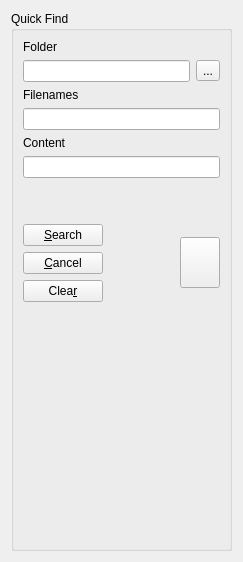
       <widget class="QWidget" name="page_5">
        <layout class="QFormLayout" name="formLayout_3">
         <item row="0" column="0" colspan="2">
          <widget class="QGroupBox" name="formGroupBox">
           <property name="minimumSize">
            <size>
             <width>200</width>
             <height>0</height>
            </size>
           </property>
           <property name="title">
            <string>Quick Find</string>
           </property>
           <layout class="QGridLayout" name="gridLayout_2">
            <item row="0" column="0">
             <widget class="QLabel" name="quickFolderLabel">
              <property name="text">
               <string>Folder</string>
              </property>
             </widget>
            </item>
            <item row="1" column="0" colspan="2">
             <layout class="QHBoxLayout" name="horizontalLayout">
              <item>
               <widget class="QLineEdit" name="quickDirectoryLineEdit"/>
              </item>
              <item>
               <widget class="QToolButton" name="quickBrowseToolButton">
                <property name="toolTip">
                 <string extracomment="Select folder">Select folder</string>
                </property>
                <property name="text">
                 <string>...</string>
                </property>
               </widget>
              </item>
             </layout>
            </item>
            <item row="2" column="0">
             <widget class="QLabel" name="quickFilenamesLabel">
              <property name="text">
               <string>Filenames</string>
              </property>
             </widget>
            </item>
            <item row="3" column="0" colspan="2">
             <widget class="QLineEdit" name="quickFileLineEdit">
              <property name="toolTip">
               <string extracomment="Wildcards">Wildcards</string>
              </property>
             </widget>
            </item>
            <item row="4" column="0">
             <widget class="QLabel" name="quickContentLabel">
              <property name="text">
               <string>Content</string>
              </property>
             </widget>
            </item>
            <item row="5" column="0" colspan="2">
             <widget class="QLineEdit" name="quickContentLineEdit">
              <property name="toolTip">
               <string extracomment="Regular expression">Regular expression</string>
              </property>
             </widget>
            </item>
            <item row="6" column="1">
             <spacer name="verticalSpacer_8">
              <property name="orientation">
               <enum>Qt::Vertical</enum>
              </property>
              <property name="sizeHint" stdset="0">
               <size>
                <width>120</width>
                <height>40</height>
               </size>
              </property>
             </spacer>
            </item>
            <item row="7" column="0" colspan="2">
             <layout class="QHBoxLayout" name="horizontalLayout_7">
              <item>
               <layout class="QVBoxLayout" name="verticalLayout_4">
                <item>
                 <widget class="QPushButton" name="quickSearchPushButton">
                  <property name="text">
                   <string>&amp;Search</string>
                  </property>
                 </widget>
                </item>
                <item>
                 <widget class="QPushButton" name="quickCancelPushButton">
                  <property name="toolTip">
                   <string extracomment="No more results">No more results</string>
                  </property>
                  <property name="text">
                   <string>&amp;Cancel</string>
                  </property>
                 </widget>
                </item>
                <item>
                 <widget class="QPushButton" name="quickClearPushButton">
                  <property name="toolTip">
                   <string extracomment="Clear 3 search boxes">Clear 3 search boxes</string>
                  </property>
                  <property name="text">
                   <string>Clea&amp;r</string>
                  </property>
                 </widget>
                </item>
               </layout>
              </item>
              <item>
               <spacer name="horizontalSpacer_2">
                <property name="orientation">
                 <enum>Qt::Horizontal</enum>
                </property>
                <property name="sizeHint" stdset="0">
                 <size>
                  <width>58</width>
                  <height>20</height>
                 </size>
                </property>
               </spacer>
              </item>
              <item>
               <widget class="QPushButton" name="quickIconPushButton">
                <property name="sizePolicy">
                 <sizepolicy hsizetype="Fixed" vsizetype="Fixed">
                  <horstretch>0</horstretch>
                  <verstretch>0</verstretch>
                 </sizepolicy>
                </property>
                <property name="maximumSize">
                 <size>
                  <width>51</width>
                  <height>51</height>
                 </size>
                </property>
                <property name="text">
                 <string/>
                </property>
                <property name="icon">
                 <iconset resource="resources.qrc">
                  <normaloff>:/pixmaps/searchmonkey-48x48.png</normaloff>:/pixmaps/searchmonkey-48x48.png</iconset>
                </property>
                <property name="iconSize">
                 <size>
                  <width>48</width>
                  <height>48</height>
                 </size>
                </property>
               </widget>
              </item>
             </layout>
            </item>
            <item row="8" column="0" colspan="2">
             <spacer name="verticalSpacer_5">
              <property name="orientation">
               <enum>Qt::Vertical</enum>
              </property>
              <property name="sizeHint" stdset="0">
               <size>
                <width>197</width>
                <height>237</height>
               </size>
              </property>
             </spacer>
            </item>
           </layout>
          </widget>
         </item>
        </layout>
       </widget>
